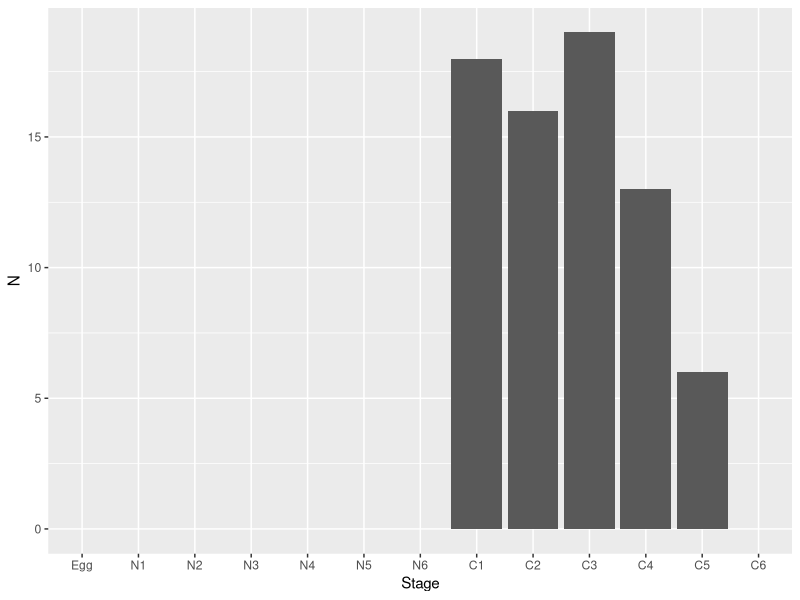
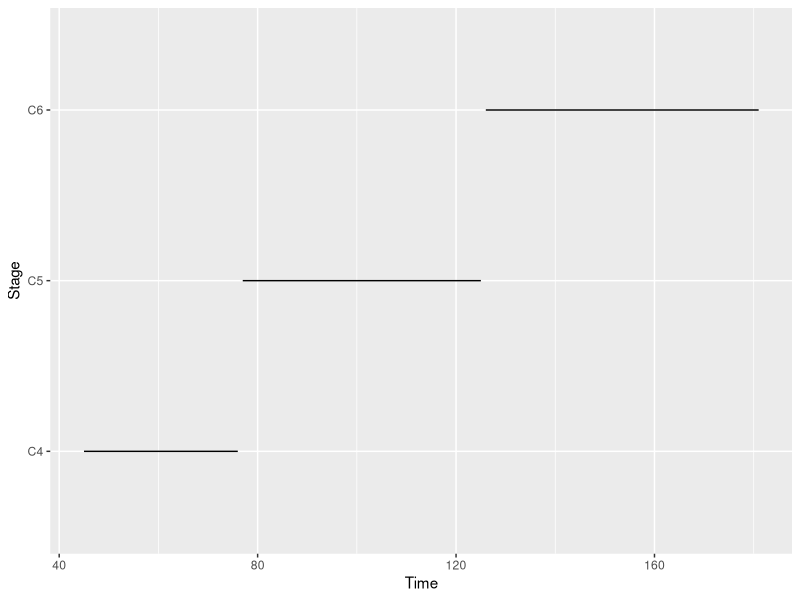
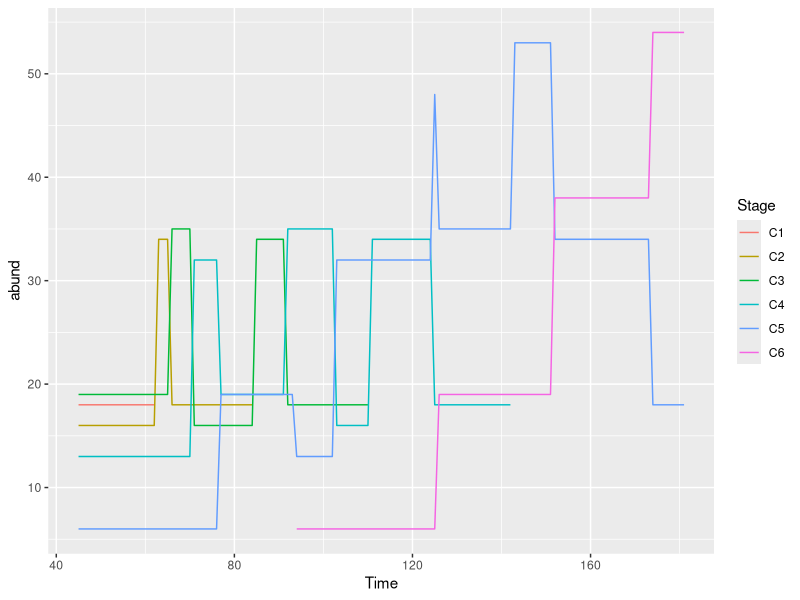

Write R code to recreate these figures, in order. (Note: this script raises an error after producing the figures.)
#     An Individual-Based Model of Copepods
#     By FjordProcess IBM Workshop October 2023

#############################################################################
### Prepping the workspace ----
rm(list=ls()) # clear workspace
options(warn = 2) # If warn is two, all warnings are turned into errors. Default is warn = 0

#############################################################################
### Load libraries - for functions not in base packages ----
library(ggplot2) # for plotting functions
library(dplyr) # for manipulating data frames (e.g. group_by())

#############################################################################
### Set up the initial population ----
initPop <-read.csv("InitialAbund.csv") # load initial population information

initPop$Stage<- factor(initPop$Stage,
                       levels=initPop$Stage,
                       labels=initPop$Stage) # code stage as a factor

# a look at the stage distribution
ggplot()+
  geom_bar(data = initPop, 
           mapping = aes(x = Stage, y = N),
           stat = "identity")

# Making our initial population
totPop <- sum(initPop$N) # find the total population size
forID <- paste("ID", c(1:totPop), sep = "_") # making a vector of IDs
forStage <- rep(initPop$Stage, times = initPop$N) # making a vector of stages
forStage <- factor(forStage,
                   levels=initPop$Stage,
                   labels=initPop$Stage) # code stage as a factor with levels ordered as we like
# make my initial population matrix
ZMat <- data.frame(ID = forID, # copepod ID
                   Stage = forStage, # stage
                   Age = 1, # total age of copepod
                   TDF = 0) # Thermal development fraction for tracking progress within a stage

#############################################################################
### Model parameters ----
startTime <- 45 # starting day of year for model simulation, 14 Feb to align with sampling
endTime <- 181 # ending day of year for model simulation, 30 June
delta.t <- 1 # time-step in days
# Stage durations
SDInfo<-data.frame(Stage = initPop$Stage,
                   SD = c(1.8,  2.9,  4.6,  8.7,  10.9,  13,  15.5,  18.4,  21.8,  26.1,  32.4, 49.9, 400)) # for time-invarying


#############################################################################
### Time-stepping loop ----
ZMatOut <- data.frame() # make an empty data frame to store our progress
for (tNow in seq(from = startTime, to = endTime, by = delta.t)){
  
  
  print(tNow) # Track our progress through the loop 
  
  # Development ----
  ## First, everyone ages:
  ZMat$Age <- ZMat$Age + delta.t # advance the age by delta.t
  
  ## And everyone's TDF is incremented:
  ### Find the stage duration now
  #ZMat$SDind <- SDInfo$SD[ZMat$Stage] # assign each individual their stage duration using levels of factor as a number
  
  ### Find the stage duration now
  for (st in unique(ZMat$Stage)){ # sort(unique()), can be used to keep the level order
    indsNow <- which(ZMat$Stage == st) # find the rows in ZMat with the current stage (st)
    SDinfoNow <- subset(SDInfo, Stage == st) # find the corresponding stage duration info in SDinfo
    ZMat$SDind[indsNow] <- SDinfoNow$SD # add the stage duration info to ZMat
  }
  
  ### Increment everyone's progress through stage (TDF)
  ZMat$TDF <- ZMat$TDF + (delta.t/ZMat$SDind)
  ZMat$TDF
  
  ## Then see who moults to the next stage:
  
  ### Advance the stage of those meeting their stage duration
  #### Advancing stage based on total age
  #inds <- which(ZMat$Age >= ZMat$SDind) # find the rows meeting the condition of age equal or greater than the individual's SD
  #ZMat$Stage[inds] <- SDInfo$Stage[as.numeric(ZMat$Stage[inds])+1] # advance the stage of those individuals by using factor levels as a numeric
  
  #### Advancing stage based on TDF
  inds <- which(ZMat$TDF >= 1) # find out who is ready to advance stage (row numbers)
  ZMat$Stage[inds] <- SDInfo$Stage[as.numeric(ZMat$Stage[inds])+1] # advance the stage of those individuals by using factor levels as a numeric
  ZMat$TDF[inds] <- ZMat$TDF[inds] - 1 # reset the TDF of those that moulted
  
  
  # Storing our progress ----
  ZMatOut <- rbind(ZMatOut, 
                   data.frame(Time = tNow, ZMat)) # add the population matrix and current time to the end of the output file
  
  
} # end of time-stepping loop

### Exploring our model results ----
#### Plotting an individual's trajectory over time
subDat <- subset(ZMatOut, ID == "ID_63")  # subset out an individual

ggplot()+
  geom_line(data = subDat,
            mapping = aes(x = Time, y = Stage)) # plot an individual's stage over time

#### Plotting stage-specific abundances over time
summaryDat <- group_by(ZMatOut, Time, Stage) # identifies the grouping columns
summaryDat <- summarise(summaryDat, 
                        abund = n()) # to get counts by group

ggplot()+
  geom_line(data = summaryDat, 
            mapping = aes(x = Time, y = abund, col = Stage)) # plot abundance by stage over time

# stage-specific abundances as a % of total:
ggplot()+
  geom_bar(data = ZMatOut, 
           mapping = aes(x = Time, fill = Stage, position="fill", stat="identity")) # plot abundance by stage over time

